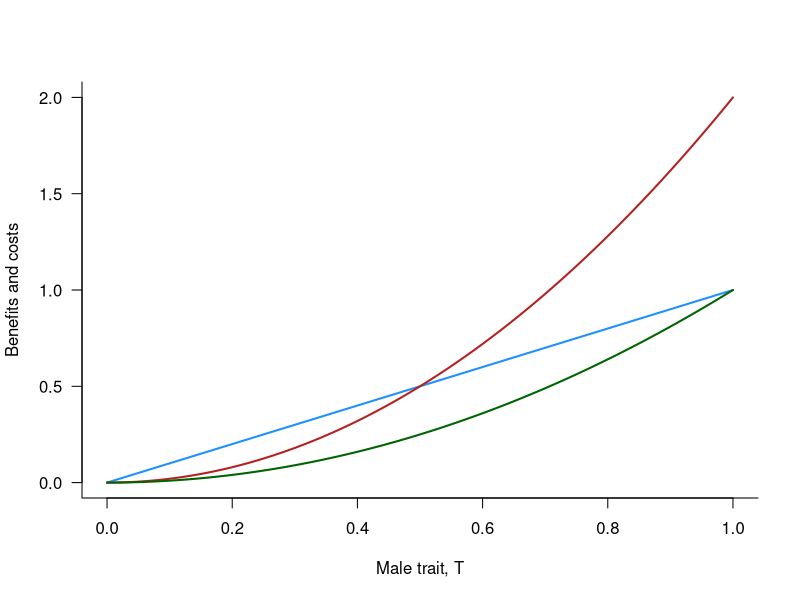
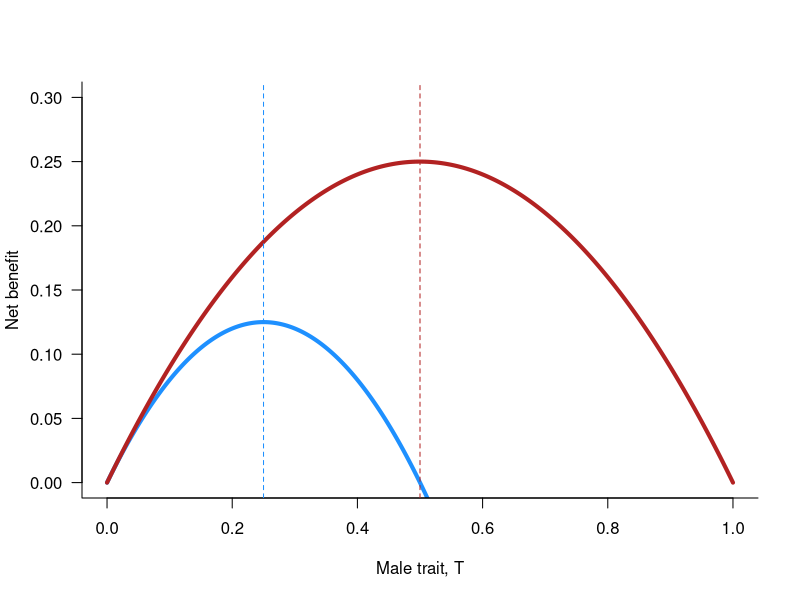
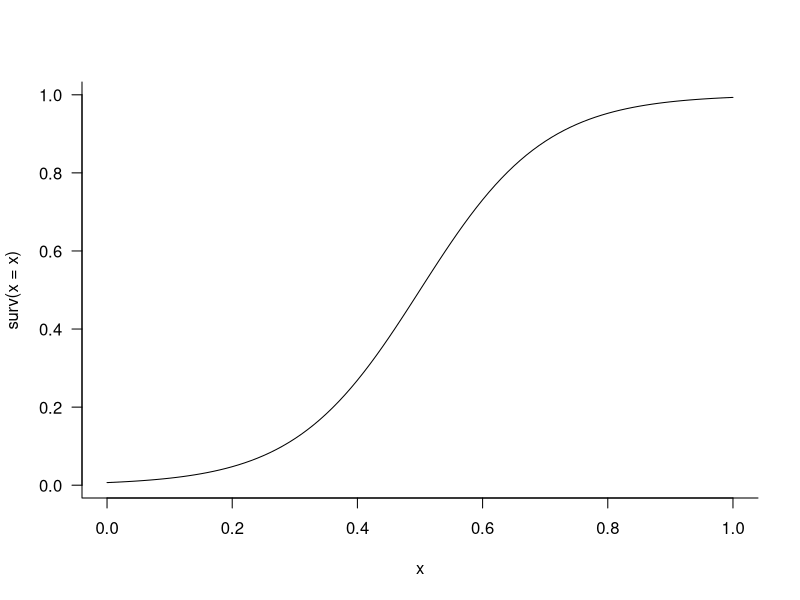
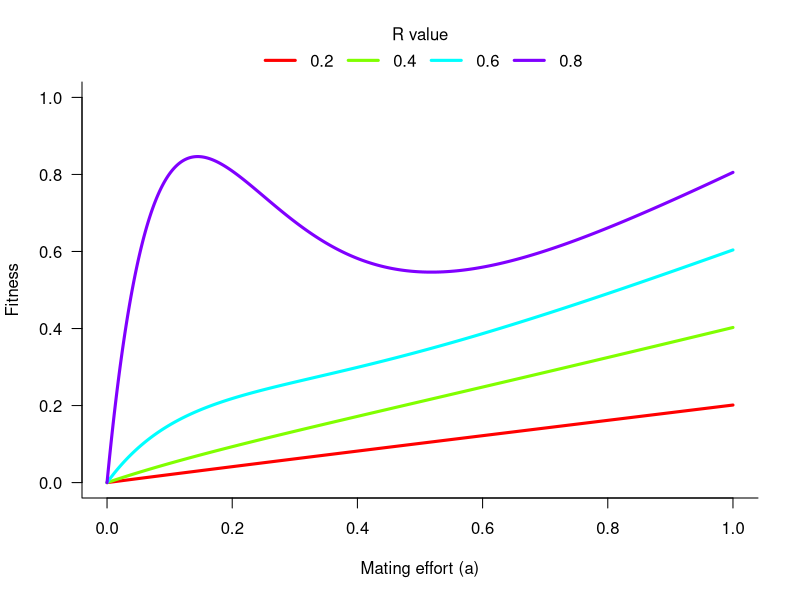
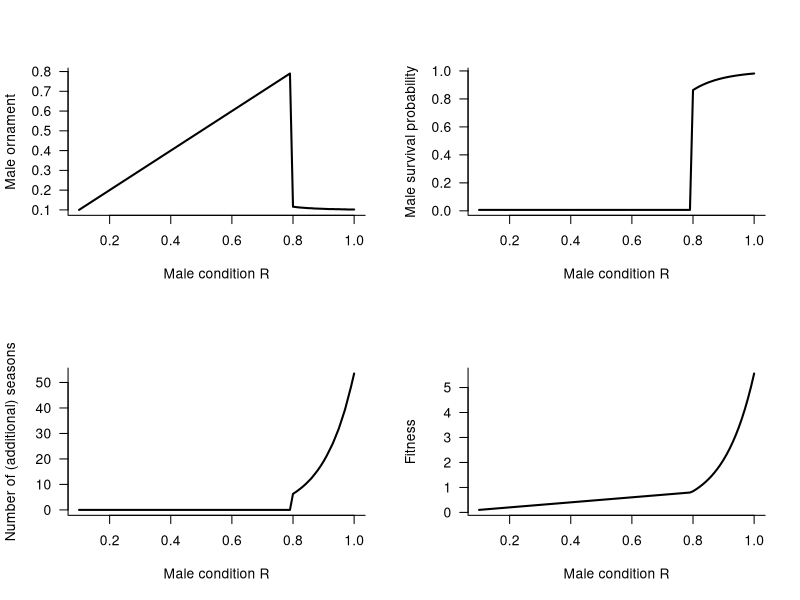

Here is the R script that generated these plots, in order:
#====================================================================
#Kokko cap 4 - otimizacao
##########################

#Primeiro modelinho, em que o fitness eh igual ao beneficio do ornamento
#do macho menos o custo

#Vamos tentar reproduzir os graficos do livro

#criando uma sequencia de valores de tamanho de ornamento
#(nao podemos usar T como nome de variavel, entao usasei Z)
Z = seq(from=0, to=1, length.out = 1001)#valores de ornamento
b = Z #valores do beneficio

alphaL = 2
alphaH = 1

#calculando os custos
cL = alphaL*(Z^2)
cH = alphaH*(Z^2)

#figura 4.2
par(las=1, bty="l")
cols = c("dodgerblue", "firebrick", "darkgreen")
matplot(x=Z, y=cbind(b, cL, cH), type="l", lty=1, col=cols,lwd=2,
        xlab = "Male trait, T", ylab = "Benefits and costs")

#agora, calculando os valores de fitness
wL = b-cL; wH = b-cH
positions = which(Z<=1)
matplot(x=Z[positions], y=cbind(wL[positions], wH[positions]), 
        type="l", lty=1, col=cols[1:2], lwd=4,
        xlab = "Male trait, T", ylab = "Net benefit", ylim=c(0,0.3))

#procurando os valores otimos
Z[wL == max(wL)]
Z[wH == max(wH)]
#note que os valores batem com o calculado analiticamente

#podemos adicionar isso no figura
abline(v = Z[wL == max(wL)], col=cols[1], lty=2)
abline(v = Z[wH == max(wH)], col=cols[2], lty=2)
#====================================================================
#Segundo modelinho, mais "life history based"
##############################################

#o código que eu fiz funciona um pouco diferente do da Kokko
#(nao eh uma traducao direta), mas o resultado final eh parecido
#A funcao maledisplay() recebe um vetor de valores de R e calcula
#o fitness de individuos com aquele R para varios valores de a
#(investimento no trait sexual) entre zero e um. O numero de valores
#de a "testados" eh determinado pelo argumento res (de resolucao).
#A funcao retorna uma matriz com os valores de apticao para todas
#as combinacoes de valores de R e valores de a testadas, alem de
#um data.frame resumindo a estrategia otima para cada valor de R.


#Antes da funcao principal, temos essas duas funcoes envolvidas
#no calculo da probabilidade de sobrevivencia ate a proxima
#estacao reprodutiva.

invlogit = function(x){1/(1+exp(-x))} #inverse logit function
surv = function(x){invlogit(10*(x-0.5))} #survival function
curve(surv(x=x), from=0, to=1)#ok!!

#agora sim a funcao maledisplay()
maledisplay = function(R = c(0.1, 0.2, 0.5), res=1001)
{
  #valores de estrategia de alocacao alpha que serao
  #varridos pelo codigo
  avalues = seq(from=0, to=1, length.out = res) 
  
  #matriz de valores de fitness
  #cada linha eh uma estrategia de alocacao (valor de alpha)
  #e cada coluna eh um valor de R (recurso disponivel)
  fitness = matrix(NA, nrow=res, ncol=length(R))
  
  #matriz de valores otimos de a para cada R, armazena
  #tambem o valor do ormanento: Z, a probabilidade de sobrevivencia,
  #o numero de estacoes que bicho sobrevive: seasons 
  #e a aptidao final/total: W
  optvals = matrix(NA, ncol=5, nrow=length(R))
  colnames(optvals) = c("a","Z","survival","seasons","W")
  
  #cada rodada do for eh um valor de R, onde a gente calcula
  #o fitness para todos os alphavalues dado aquele valor de R
  for(i in 1:length(R))
  {
    #valores de ornamento para cada alphavalue dado o R atual (posicao i)
    zvalues = avalues*R[i] 
    
    #valores de condicao (ou investimento em sobrevivencia)
    cvalues = R[i]-zvalues 
    
    #probabilidade de sobrevivencia
    survival = surv(cvalues) 
    
    #numero de estacoes vividas para cada alphavalue
    seasons = survival/(1-survival) 
    
    #valores totais de aptidao
    W = zvalues + zvalues*seasons #fitness total
    
    #armazena os valores de fitness 
    fitness[,i] = W 
    
    #o ultimo passo eh descobrir o valor otimo de alpha para cada R
    #aqui eu ja aproveitei pra guardar tambem o fitness maximo,
    #sobrevivencia e valor de ornamento t quando o alpha esta no otimo
    which.opt = which.max(W) #posicao de fitness maximo (no vetor)
    
    optvals[i,] = c(avalues[which.opt], zvalues[which.opt],
                    survival[which.opt],
                    seasons[which.opt], W[which.opt])
    
  }
  
  #retorna tudo
  return(list(a=avalues, w=fitness, R = R, optvals=as.data.frame(optvals)))
}

rvals = c(0.2, 0.4, 0.6, 0.8)
teste = maledisplay(R = rvals)

#curvas de aptidao em funcao do investimento reprodutivo (a) para machos
#com diferentes valores de R (a Kokko nao mostra isso)
par(las=1, bty="l", oma=c(0,0,0,0), cex=1)
matplot(x=teste$a, y=teste$w, type="l", lwd=3, lty=1, col=rainbow(length(rvals)),
        xlab = "Mating effort (a)", ylab = "Fitness", ylim=c(0,1))

legend(y = 1.2, x=0.5, xjust=0.5, lty=1, lwd=3, legend = rvals, title = "R value", 
       col=rainbow(length(rvals)),bty="n",horiz = TRUE, xpd=TRUE)

#agora vamos montar os graficos da figura 4.9 da Kokko
#e um plot bonus
par(mfrow=c(2,2), las=1, bty="l")

dados = maledisplay(R = seq(from=0.1, to=1.0, by=0.01), res=1001)

plot(x=dados$R, y=dados$optvals$Z, type="l", lwd=2,
     xlab="Male condition R", ylab = "Male ornament")

plot(x=dados$R, y=dados$optvals$survival, type="l", lwd=2,
     xlab="Male condition R", ylab = "Male survival probability")

plot(x=dados$R, y=dados$optvals$seasons, type="l", lwd=2,
     xlab="Male condition R", ylab = "Number of (additional) seasons")
plot(x=dados$R, y=dados$optvals$W, type="l", lwd=2,
     xlab="Male condition R", ylab = "Fitness")

#eh sempre negocio pro macho investir tudo!!!
#====================================================================